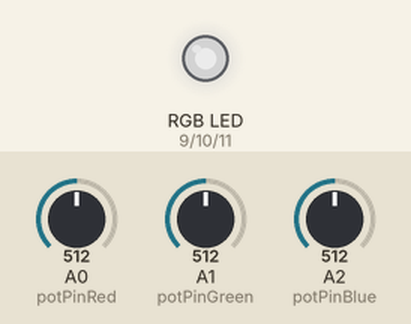
Simulated run of this sketch. Board: Arduino Uno, built with avr-gcc and run on an emulated ATmega328P. Shown: an RGB LED mixed from three pins (HIGH = lit). The inputs (shaded band) are chosen by the test bench; at power-on: A0 (potPinRed) = 512, A1 (potPinGreen) = 512, A2 (potPinBlue) = 512. Dim RGB values are drawn brighter than linear.

Above: at 1.2 s.
1.3 s: A0 (potPinRed) set to 716
At 1.7 s:
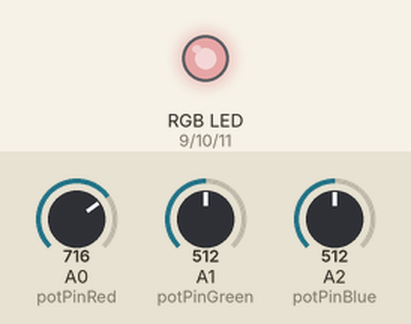
2.8 s: A1 (potPinGreen) set to 716
At 4.0 s:
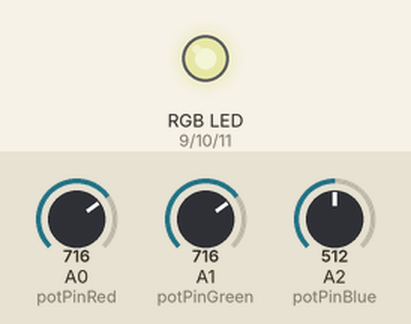
4.3 s: A2 (potPinBlue) set to 716
At 5.2 s:
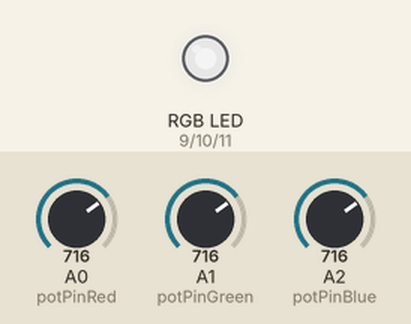
5.8 s: A0 (potPinRed) set to 900
At 6.3 s:
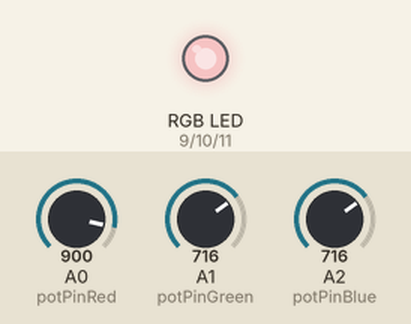
7.3 s: A1 (potPinGreen) set to 900
At 8.5 s:
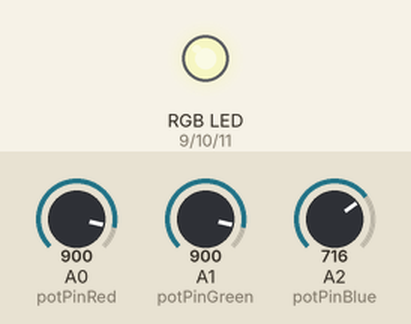
8.8 s: A2 (potPinBlue) set to 900
At 9.8 s:
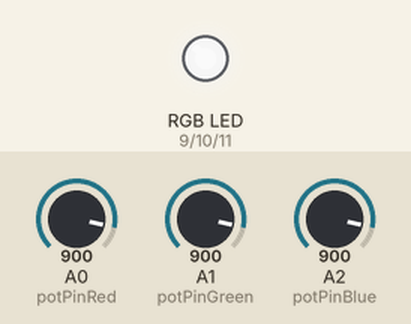
Timing chart, 0 to 11.3 s (numbered marks = the images above; inputs shaded):
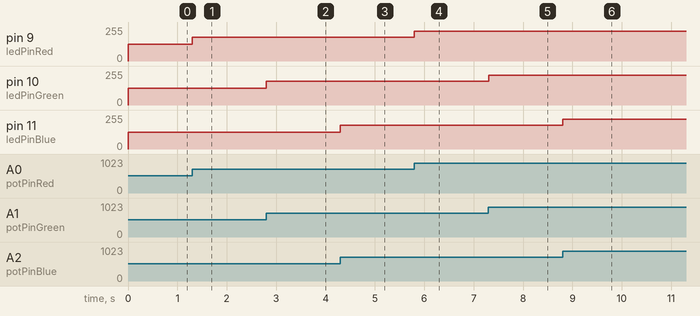

The sketch:

homework1.ino
```cpp
const int potPinRed = A0;
const int potPinGreen = A1;
const int potPinBlue = A2;

const int ledPinRed = 9;
const int ledPinGreen = 10;
const int ledPinBlue = 11;

int potRedValue = 0;
int potGreenValue = 0;
int potBlueValue = 0;

const int maxAnalogValuePot = 1023;  //maximum value for pots
const int maxAnalogValueLed = 255;   //maximum value for leds
const int minAnalogValuePot = 0;    //minimum value for pots
const int minAnalogValueLed = 0;    //minimum value for leds

void setup() {

  pinMode(potPinRed, INPUT);
  pinMode(potPinGreen, INPUT);
  pinMode(potPinBlue, INPUT);

  pinMode(ledPinRed, OUTPUT);
  pinMode(ledPinGreen, OUTPUT);
  pinMode(ledPinBlue, OUTPUT);

  Serial.begin(9600);
}

void loop() {
  potRedValue = analogRead(potPinRed);
  potGreenValue = analogRead(potPinGreen);
  potBlueValue = analogRead(potPinBlue);

  analogWrite(ledPinRed, map(potRedValue, minAnalogValuePot, maxAnalogValuePot, minAnalogValueLed, maxAnalogValueLed));
  analogWrite(ledPinGreen, map(potGreenValue, minAnalogValuePot, maxAnalogValuePot, minAnalogValueLed, maxAnalogValueLed));
  analogWrite(ledPinBlue, map(potBlueValue, minAnalogValuePot, maxAnalogValuePot, minAnalogValueLed, maxAnalogValueLed));
}
```

Measured:
- after the input at 1.3 s, pin 9 (ledPinRed): 127/255 → 178/255 at once
- after the input at 2.8 s, pin 10 (ledPinGreen): 127/255 → 178/255 at once
- after the input at 4.3 s, pin 11 (ledPinBlue): 127/255 → 178/255 at once
- after the input at 5.8 s, pin 9 (ledPinRed): 178/255 → 224/255 at once
- after the input at 7.3 s, pin 10 (ledPinGreen): 178/255 → 224/255 at once
- after the input at 8.8 s, pin 11 (ledPinBlue): 178/255 → 224/255 at once
